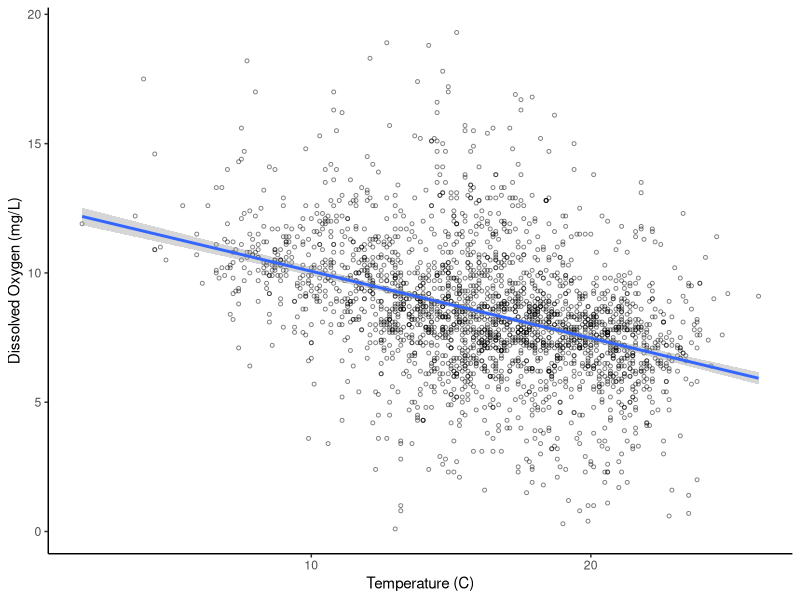
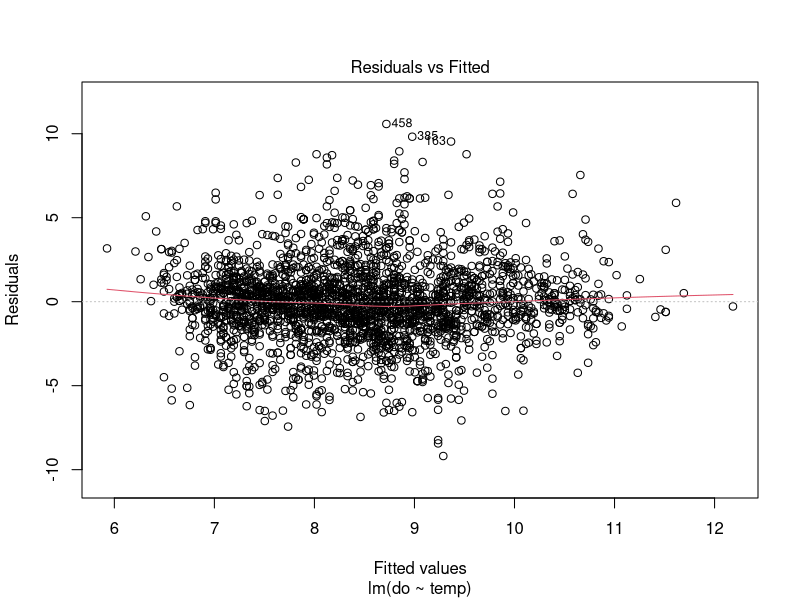
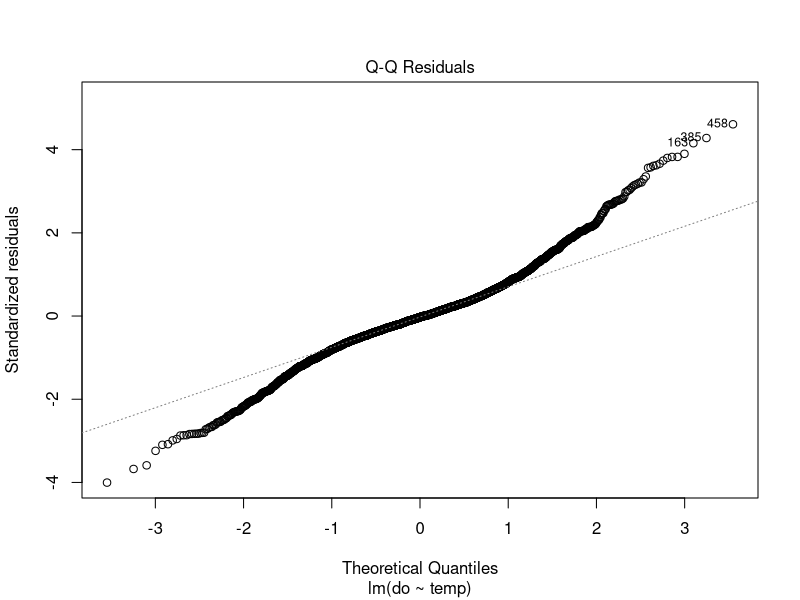
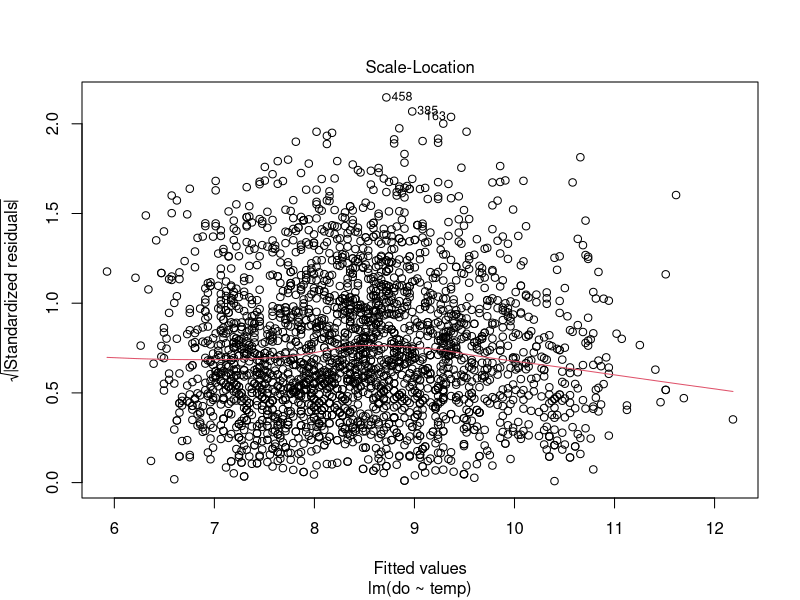
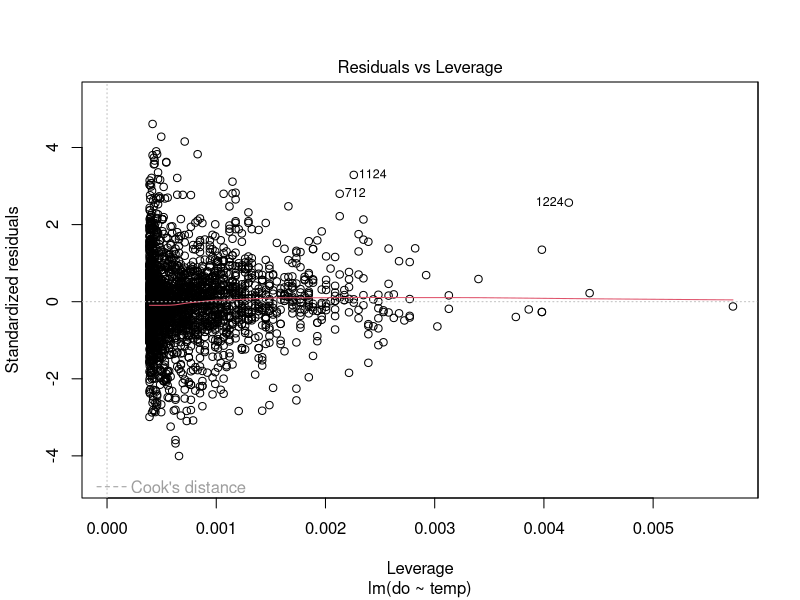
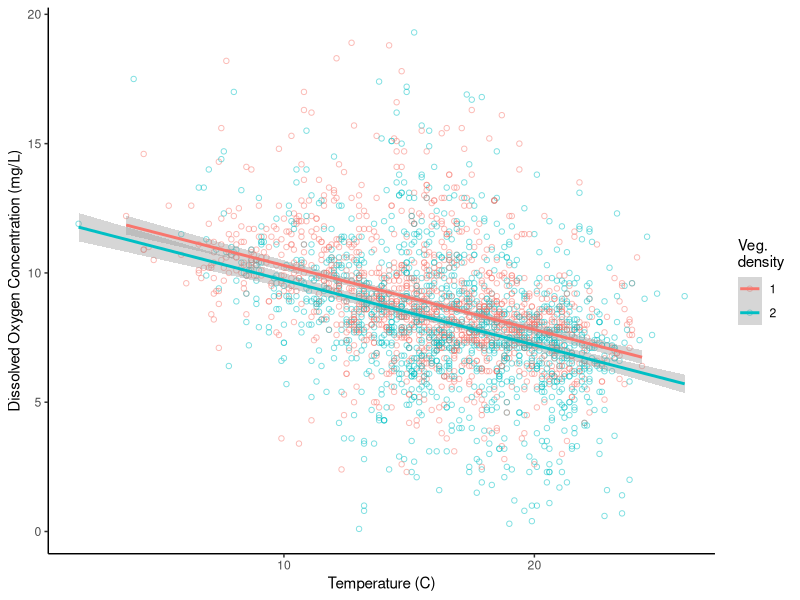

Here is the R script that generated these plots, in order:
## ---- chunk 1
library(tidyverse)

umr_wide <- read_csv("data/umr_counts_wide.csv")

umr_sub <- umr_wide %>%
  filter(do < 20, 
         !is.na(vegd))
## ---- chunk 2
ggplot(umr_sub, 
       aes(temp, do))+
  geom_point(alpha = .5, pch = 21, size = 1)+
  geom_smooth(method = "lm") +
  labs(x = "Temperature (C)", y = "Dissolved Oxygen (mg/L)")+
  theme_classic()

## ---- chunk 3
lm.mod <- lm(do ~ temp,
           data = umr_sub)
## ---- chunk 4
mod_summ <- summary(lm.mod)
mod_summ
## ---- chunk 5
plot(lm.mod, which = 1)
## ---- chunk 6
plot(lm.mod, which = 2)
## ---- chunk 7
plot(lm.mod, which = 3)
## ---- chunk 8
plot(lm.mod, which = 5)
## ---- chunk 9
umr_sub <- mutate(umr_sub, 
                  vegd = as.factor(vegd))
## ---- chunk 10
ggplot(umr_sub, 
       aes(temp, do, color = vegd))+
  geom_point(alpha = .5, pch = 21, size = 1.5)+
  geom_smooth(method = "lm")+
  labs(x = "Temperature (C)", y = "Dissolved Oxygen Concentration (mg/L)", color = "Veg.\ndensity")+
  theme_classic()
## ---- chunk 11
ancov.mod <- lm(do ~ temp + vegd, 
                data = umr_sub)

summary(ancov.mod)
